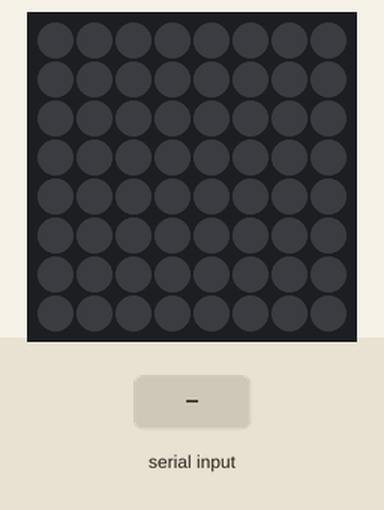
Recording of a sketch running on a simulated Arduino Uno, built with avr-gcc and run on an emulated ATmega328P. Shown: 8×8 RGB LED matrix (first LED top left, wired row by row). The test bench sets the inputs (shaded band). Random numbers use the default seed unless the sketch sets one; what the sketch prints to the serial monitor is not drawn.

Above: at 1.2 s.
1.3 s: byte 3 (0x03) received over Serial
At 1.8 s:
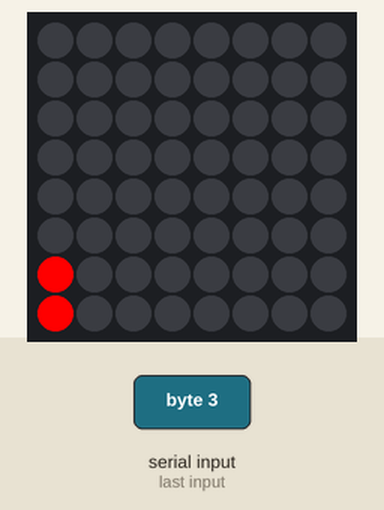
4.3 s: byte 2 (2) received over Serial
At 5.3 s:
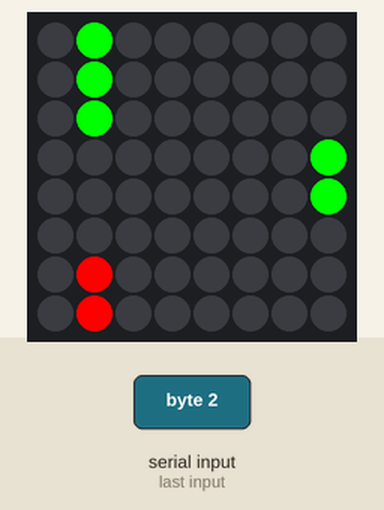
6.3 s: byte 1 (1) received over Serial
At 7.4 s:
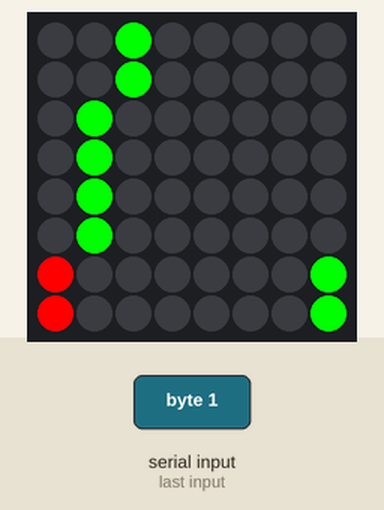
8.4 s: byte 2 (2) received over Serial
At 8.7 s:
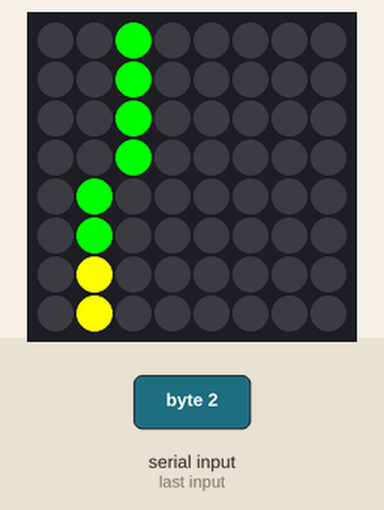
11.4 s: byte 3 (0x03) received over Serial
At 14.0 s:
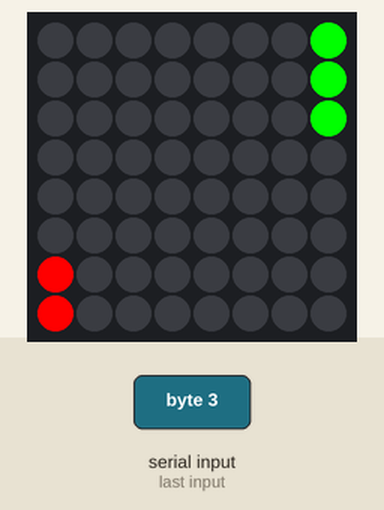
Timing chart, 0 to 15.4 s (numbered marks = the images above; inputs shaded):
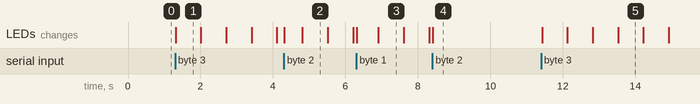

Measured:
- after the input at 1.3 s, the LEDs: change at once (image 1)
- after the input at 11.4 s, the LEDs: first change at once (image 5 shows a later state)
- what the display in image 2 shows lasts 0.7 s, from 4.8 s to 5.5 s

The sketch:

8x8.ino
```cpp
#include <Wire.h>
#include <Adafruit_GFX.h>
#include "Adafruit_LEDBackpack.h"

int car_pos = 0;

Adafruit_BicolorMatrix matrix = Adafruit_BicolorMatrix();

int score = 0;

int command = 0;
int inc = 0;
int NewMap = 0;
int timer[] = {85, 75, 65, 50 , 45, 40, 35, 30, 25, 20};

void setup() {
  Serial.begin(9600);

  matrix.begin(0x70);  // pass in the address
  matrix.setRotation(3);
}

static const uint8_t PROGMEM
  two_long[] =
  { B10000000,
    B10000000,
    B00000000,
    B00000000,
    B00000000,
    B00000000,
    B00000000,
    B00000000},
  car_init[] =
  { B00000000,
    B00000000,
    B00000000,
    B00000000,
    B00000000,
    B00000000,
    B10000000,
    B10000000};


int xpos[] = {0,0,0,0,0,0,0,0,0,0,0,0,0,0,0,0};
int ypos[] = {-2,-4,-6, -8, -10,-12,-14,-16,-18,-20,-22,-24,-26,-28,-30,-32};

int xbuff[] = {3, 4, 1, 6};
int ybuff[] = {-34, -36, -38, -40};

int count = 0;
int roundcount = 0;


void genlevel(){
  for(int j = 0; j < 15; j++){
      int x = random(0,8);
      xpos[j] = x;
  }
}

void minusy(){
  if(count == timer[inc]){
    for(int i = 0; i < 15; i++){
      if(ypos[i] >= 28){
        ypos[i] -= 38;
      }
      ypos[i]++;
    }
    count = 0;
  }
  score++;
  count++;
  roundcount++;
}


void playerMove(){
    if (Serial.available() > 0) {
    command = Serial.read();
    Serial.print("I received: ");
    Serial.println(command, DEC);

    switch(command) {
      case 0:
        break;
      case 1: //left
          while(car_pos > 0){
            car_pos--;
            break;
          }
        break;
      case 2: //right
          while(car_pos < 7){
            car_pos++;
            break;
          }
        break;
      case 3:
            break;
      default:
        break;
    }

  }
}

void IncLevel(){
    if(NewMap == 0){
      genlevel();
      NewMap = 1;
    }
    if(roundcount == (38 * timer[inc]) + 1){
      roundcount = 0;
      if(inc < 9){
        inc++;
      }
      NewMap = 0;
    }
}
void checkLose(){
  for(int i = 0; i < 15; i++){
    if((xpos[i] == car_pos) & ((ypos[i] == 5) | (ypos[i] == 6))){
      matrix.drawBitmap(car_pos, 0, car_init, 8, 8, LED_YELLOW);
      matrix.writeDisplay();
      lose();
    }
  }
}


void lose(){
  playerMove();
  if(command == 0x03){
    reset();
  }
  else{
    sendScore();
    lose();
  }
}

void reset(){
    for(int i = 0; i < 15; i++){
      xpos[i] = 0;
      ypos[i] = -2*(i+1);
    }
    NewMap = 0;
    inc = 0;
    count=0;
    car_pos = 0;
    roundcount=0;
    score=0;
}

int switchOn = 0;
void InitialOn(){
  matrix.clear();
  matrix.writeDisplay();
  playerMove();
  if(command == 0x03){
    reset();
  }
  else{
    InitialOn();
  }
}

void sendScore(){
  int time = score/325;
  //Serial.print("I sent: ");
  //Serial.println(time);
  Serial.write(time);
}

void loop() {

  if(switchOn==0){
    InitialOn();
    switchOn=1;
  }

 IncLevel();
 playerMove();
 minusy();

 sendScore();

  matrix.clear();
  matrix.drawBitmap(car_pos, 0, car_init, 8, 8, LED_RED);
  matrix.drawBitmap(xpos[0], ypos[0], two_long, 8,8,LED_GREEN);
  matrix.drawBitmap(xpos[1], ypos[1], two_long, 8,8,LED_GREEN);
  matrix.drawBitmap(xpos[2], ypos[2], two_long, 8,8,LED_GREEN);
  matrix.drawBitmap(xpos[3], ypos[3], two_long, 8,8,LED_GREEN);
  matrix.drawBitmap(xpos[4], ypos[4], two_long, 8,8,LED_GREEN);
  matrix.drawBitmap(xpos[5], ypos[5], two_long, 8,8,LED_GREEN);
  matrix.drawBitmap(xpos[6], ypos[6], two_long, 8,8,LED_GREEN);
  matrix.drawBitmap(xpos[7], ypos[7], two_long, 8,8,LED_GREEN);
  matrix.drawBitmap(xpos[8], ypos[8], two_long, 8,8,LED_GREEN);
  matrix.drawBitmap(xpos[9], ypos[9], two_long, 8,8,LED_GREEN);
  matrix.drawBitmap(xpos[10], ypos[10], two_long, 8,8,LED_GREEN);
  matrix.drawBitmap(xpos[11], ypos[11], two_long, 8,8,LED_GREEN);
  matrix.drawBitmap(xpos[12], ypos[12], two_long, 8,8,LED_GREEN);
  matrix.drawBitmap(xpos[13], ypos[13], two_long, 8,8,LED_GREEN);
  matrix.drawBitmap(xpos[14], ypos[14], two_long, 8,8,LED_GREEN);
  matrix.drawBitmap(xpos[15], ypos[15], two_long, 8,8,LED_GREEN);


  matrix.writeDisplay();

  checkLose();


}
```
